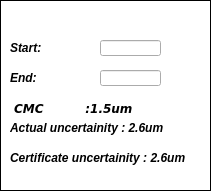
           <widget class="QGroupBox" name="groupBox_10">
            <property name="geometry">
             <rect>
              <x>960</x>
              <y>1050</y>
              <width>211</width>
              <height>191</height>
             </rect>
            </property>
            <property name="styleSheet">
             <string notr="true">QGroupBox{background-color: white;
    border: 1px solid black;
    margin-top: 0.5em;
}
</string>
            </property>
            <property name="title">
             <string/>
            </property>
            <widget class="QLabel" name="label_68">
             <property name="geometry">
              <rect>
               <x>10</x>
               <y>40</y>
               <width>54</width>
               <height>17</height>
              </rect>
             </property>
             <property name="text">
              <string>&lt;b&gt;&lt;i&gt;Start:</string>
             </property>
            </widget>
            <widget class="QLabel" name="label_69">
             <property name="geometry">
              <rect>
               <x>10</x>
               <y>70</y>
               <width>54</width>
               <height>17</height>
              </rect>
             </property>
             <property name="text">
              <string>&lt;b&gt;&lt;i&gt;End:</string>
             </property>
            </widget>
            <widget class="QLabel" name="label_70">
             <property name="geometry">
              <rect>
               <x>10</x>
               <y>100</y>
               <width>181</width>
               <height>17</height>
              </rect>
             </property>
             <property name="text">
              <string>&lt;html&gt;&lt;head/&gt;&lt;body&gt;&lt;pre style=&quot; margin-top:12px; margin-bottom:12px; margin-left:0px; margin-right:0px; -qt-block-indent:0; text-indent:0px;&quot;&gt;&lt;span style=&quot; font-family:'Courier New,courier'; font-weight:600; font-style:italic;&quot;&gt; CMC          :1.5um&lt;/span&gt;&lt;/pre&gt;&lt;/body&gt;&lt;/html&gt;</string>
             </property>
            </widget>
            <widget class="QLabel" name="label_71">
             <property name="geometry">
              <rect>
               <x>10</x>
               <y>120</y>
               <width>181</width>
               <height>17</height>
              </rect>
             </property>
             <property name="text">
              <string>&lt;html&gt;&lt;head/&gt;&lt;body&gt;&lt;p&gt;&lt;span style=&quot; font-weight:600; font-style:italic;&quot;&gt;Actual uncertainity &lt;/span&gt;&lt;span style=&quot; font-family:'Courier New,courier'; font-weight:600; font-style:italic;&quot;/&gt;&lt;span style=&quot; font-weight:600; font-style:italic;&quot;&gt;: 2.6um&lt;/span&gt;&lt;/p&gt;&lt;/body&gt;&lt;/html&gt;</string>
             </property>
            </widget>
            <widget class="QLabel" name="label_72">
             <property name="geometry">
              <rect>
               <x>10</x>
               <y>150</y>
               <width>191</width>
               <height>17</height>
              </rect>
             </property>
             <property name="text">
              <string>&lt;html&gt;&lt;head/&gt;&lt;body&gt;&lt;p&gt;&lt;span style=&quot; font-weight:600; font-style:italic;&quot;&gt;Certificate uncertainity : 2.6um&lt;/span&gt;&lt;/p&gt;&lt;/body&gt;&lt;/html&gt;</string>
             </property>
            </widget>
            <widget class="QLineEdit" name="lineEdit_40">
             <property name="geometry">
              <rect>
               <x>100</x>
               <y>40</y>
               <width>61</width>
               <height>16</height>
              </rect>
             </property>
             <property name="text">
              <string/>
             </property>
            </widget>
            <widget class="QLineEdit" name="lineEdit_41">
             <property name="geometry">
              <rect>
               <x>100</x>
               <y>70</y>
               <width>61</width>
               <height>16</height>
              </rect>
             </property>
            </widget>
           </widget>
